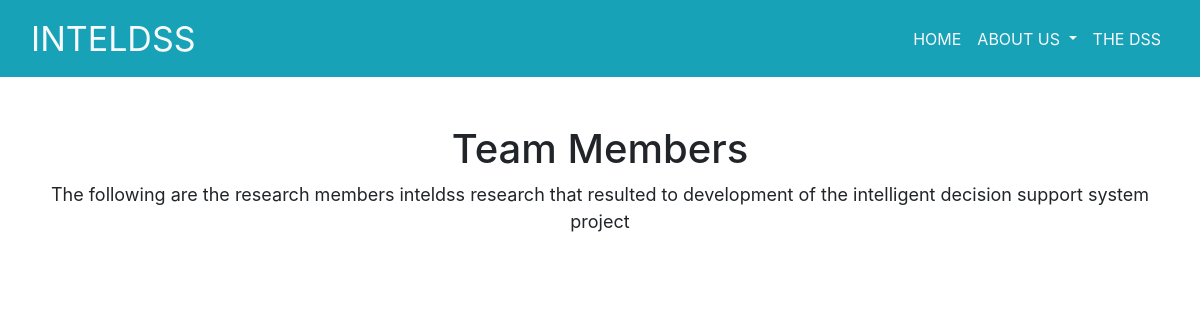
/team/, run on an earlier commit of the app's database.
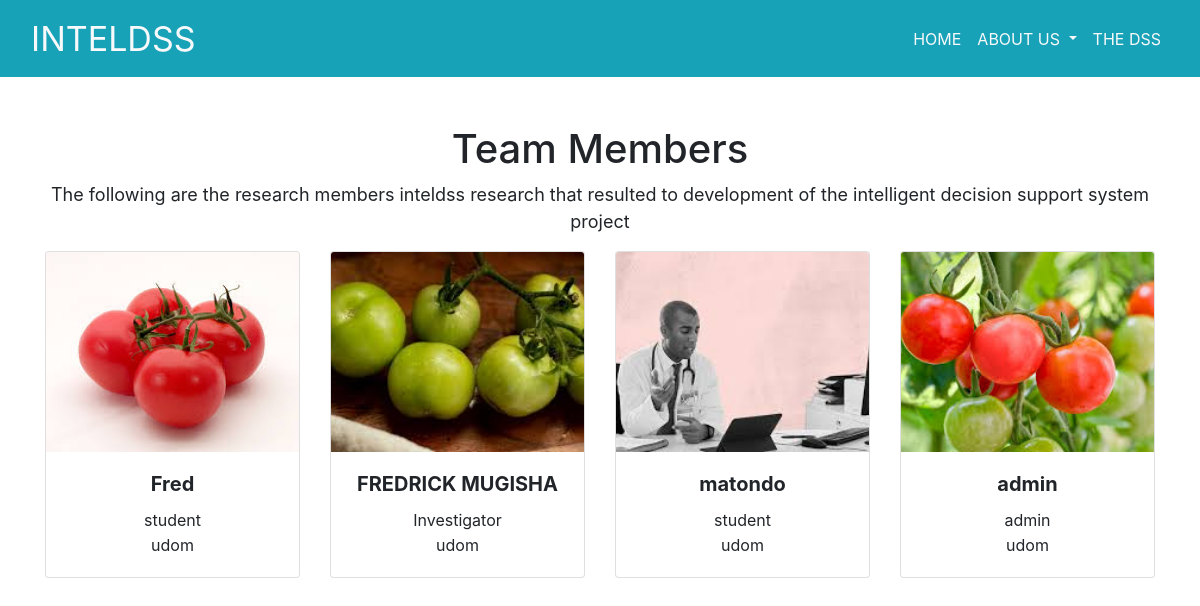
And on a later commit of the database.
### website/models.py (models this page shows)
class Team(models.Model):
    name = models.CharField(max_length=100)
    title = models.CharField(max_length=100)
    university = models.CharField(max_length=100)
    image = models.ImageField(upload_to='static/images')
    class Meta:
        verbose_name = "Team Members"
        verbose_name_plural = "Team Members"

### website/views.py (the view)
# urls.py: path('team/', views.team, name="team"),
def team(request):
    member = Team.objects.all()
    context = {'members':member}
    return render(request, 'team.html', context)

### website/templates/team.html
{% extends 'base.html' %}
{% load static %}
{% block content %}
<div class="container">
    <div class="row">
      <div class="col-md-12 text-center">
        <h1>Team Members</h1>
        <p style="font-size: 18px;">The following are the research members inteldss research that resulted
           to development of the intelligent decision support system project</p>
      </div>
    </div>
    <div class="row">
      {% for member in members %}
      <div class="col-md-3 mb-3">
        <div class="card">
          <img src="{{ member.image.url }}" class="card-img-top" alt="{{ member.name }}" style="height: 200px; object-fit: cover;">
          <div class="card-body text-center">
            <h5 class="card-title font-weight-bold">{{ member.name }}</h5>
            <p class="card-text" style="margin-bottom: 1px;">{{ member.title }}</p>
            <p class="card-text" >{{ member.university }}</p>
          </div>
        </div>
      </div>
      {% endfor %}
    </div>
</div>
{% endblock content %}

### website/templates/base.html (shortened to what this page needs)
<!DOCTYPE html>
{% load static %}
<html lang="en">
<head>
  <link rel="stylesheet" href="https://stackpath.bootstrapcdn.com/bootstrap/4.3.1/css/bootstrap.min.css"
 />
  <link rel="stylesheet" href="https://use.fontawesome.com/releases/v5.7.2/css/all.css"
 />
  <link rel="stylesheet" href="{% static 'css/main.css' %}" />
</head>
<body>
  <header>
    <nav class="navbar navbar-expand-lg bg-custom">
      <div class="container-fluid ">
        <a class="navbar-brand text-light" href="/">INTELDSS</a>
        <div class="collapse navbar-collapse justify-content-end" id="navbarSupportedContent">
          <ul class="navbar-nav mb-2 mb-lg-0">
            <li class="nav-item">
              <a class="nav-link active text-light" aria-current="page" href="/">HOME</a>
            </li>
            <li class="nav-item dropdown">
              <a class="nav-link dropdown-toggle text-light" href="#" id="navbarDropdown" role="button" data-toggle="dropdown"
                aria-haspopup="true" aria-expanded="false">
                ABOUT US
              </a>
            </li>
            <li class="nav-item">
              <a class="nav-link text-light" href="/login">THE DSS</a>
            </li>
          </ul>
        </div>
      </div>
    </nav>
  </header>
  <br /><br />
  <main>
    {% block content %}
    {% endblock content %}
  </main>
</body>
</html>

### static/css/main.css (style rules this page uses)
.navbar-brand { font-size: 34px; }
.navbar-nav { text-align: center; }
.navbar-nav .nav-item { text-align: center; margin: 0 auto; }
.bg-custom { background-color: #17a2b8; }

### website/templates/base.html (style rules this page uses)
.bg-custom { background-color: #17a2b8; }

What changed in the data, as far as the page shows it:
added Team: image (picture), name "Fred", title "student", university "udom"
added Team: image (picture), name "FREDRICK MUGISHA", title "Investigator", university "udom"
added Team: image (picture), name "matondo", title "student", university "udom"
added Team: image (picture), name "admin", title "admin", university "udom"
